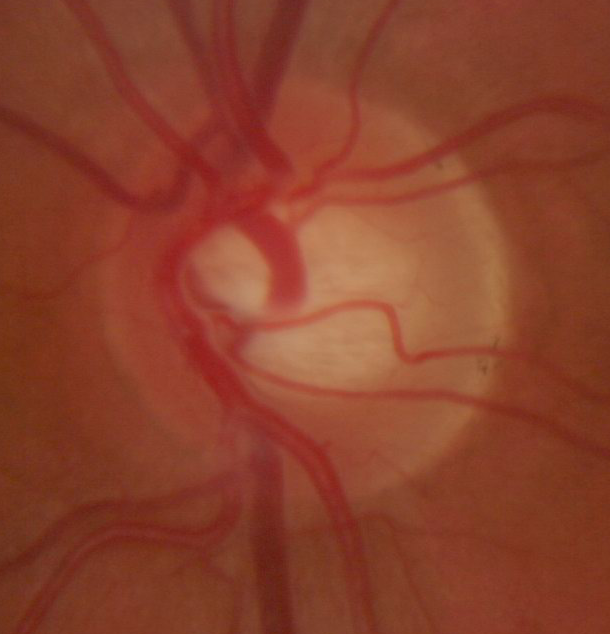
%> input picture Im024.bmp, 610 x 634 px
$ octave --eval "result = fuzzyCMeansClustering(imread('Im024.bmp'));"   (GNU Octave 9; MATLAB toolbox functions it lacks are replaced by stand-ins)
%> lines starting %> are read from the running program, lines starting %| are printed output that depends on the picture; in (x1, y1, x2, y2) boxes, pixels count from 0 and x2, y2 are one past the last pixel; in counts of white or black regions, pixels touching at a corner belong together; the program's own positions count from 1
function bw = fuzzyCMeansClustering(A)

fA = mat2gray(A);
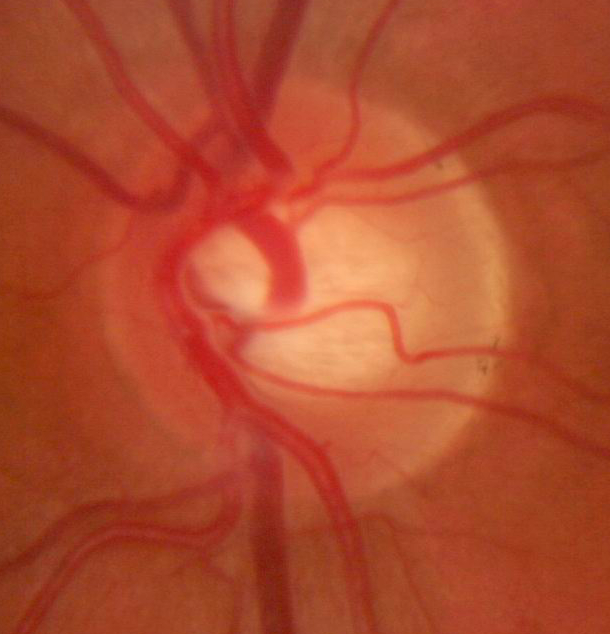
%> fA: size 634x610x3 double; mean R, G, B 0.69, 0.297, 0.181
level = graythresh(fA);
%> level = 0.441
bwfA = im2bw(fA,level);
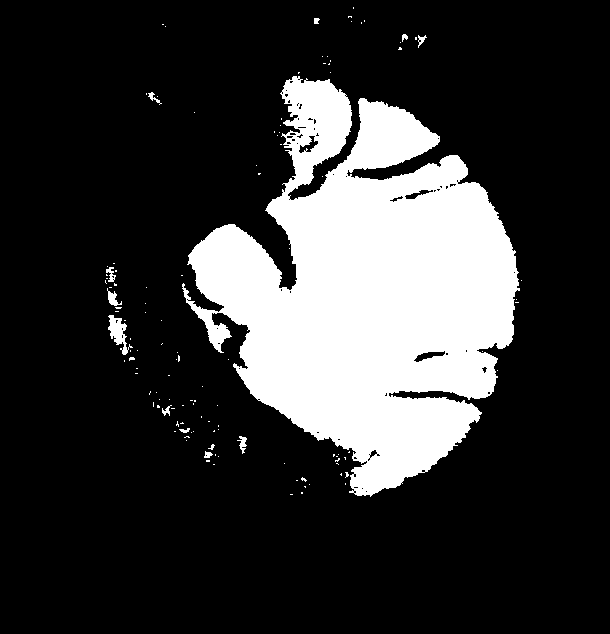
%> bwfA: size 634x610 logical; 20.8% white; 123 white regions (111 under 20 px), largest, box (x1, y1, x2, y2) and area: (182, 76, 520, 497) 79270, (108, 315, 133, 355) 419, (107, 288, 122, 306) 116
data = reshape(fA,[],1);
[center,member] = fcm(data,3);
%> center = [0.808; 0.611; 0.208]
[center,cidx] = sort(center);
%> center = [0.208; 0.611; 0.808]; cidx = [3; 2; 1]
member = member';
member = member(:,cidx);
[maxmember,label] = max(member,[],2);
level = (max(data(label == 1)) + min(data(label == 2)))/2;
%> level = 0.411
bw = im2bw(fA,level);
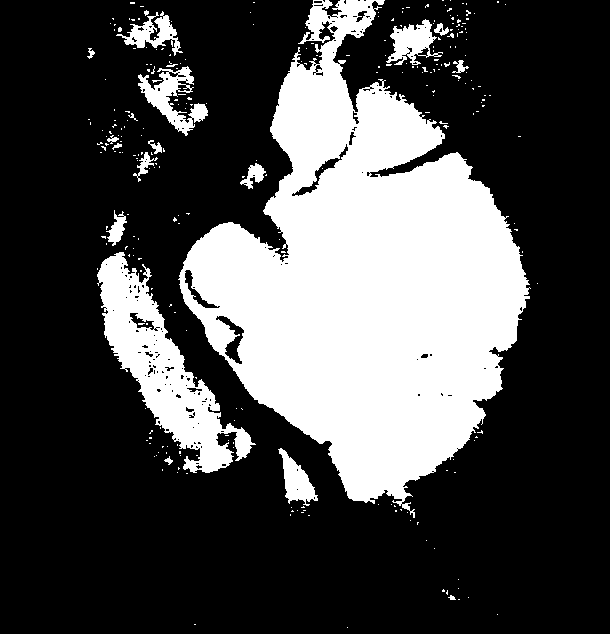
%> bw: size 634x610 logical; 28.9% white; 275 white regions (255 under 20 px), largest, box (x1, y1, x2, y2) and area: (178, 0, 531, 518) 92854, (97, 252, 256, 473) 11520, (138, 66, 208, 136) 1823
